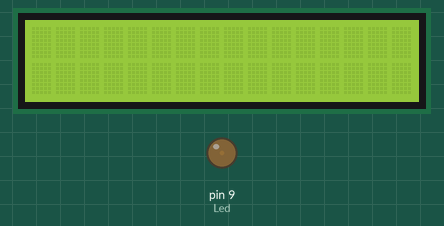
The sketch below on a simulated Arduino Uno, built with avr-gcc and run on an emulated ATmega328P. Parts: 16×2 character LCD, output pins drawn as LEDs (lit = HIGH). What the sketch prints to the serial monitor is not drawn.

Above: at 0.1 s.
At 1.6 s:
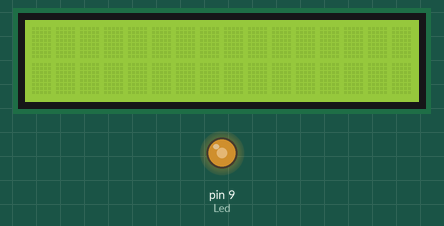
At 2.45 s:
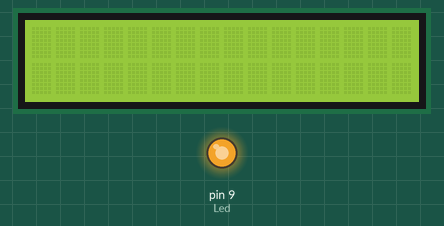
At 4.85 s:
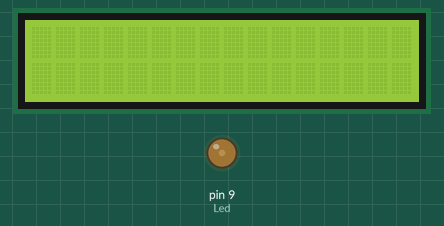
Timing chart, 0 to 7.0 s (numbered marks = the images above):
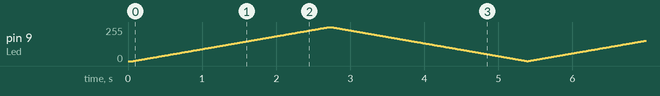

The sketch:

Pulse_Width_Modulation.ino
```cpp
#include <LiquidCrystal.h>
const int rs = 11, en = 12, d4 = 1, d5 = 2, d6 = 3, d7 = 4;
LiquidCrystal Lcd(rs, en, d4, d5, d6, d7);
int Led = 9;
void setup() {
  pinMode(Led,OUTPUT);
  Serial.begin(9600);
  Lcd.begin(16,2);

}

void loop() {
  for(int i=0;i<256;i++)
  {
  analogWrite(9,i);
  float a = i/256.0*5.0;
  Serial.println(a);
  //Lcd.print("a");
  delay(10);
  }
  for(int i=256;i>=0;i--)
  {
    analogWrite(9,i);
  float a = i/256.0*5.0;
  Serial.println(a);
  //Lcd.print("a");
  delay(10);
  }

}
```
